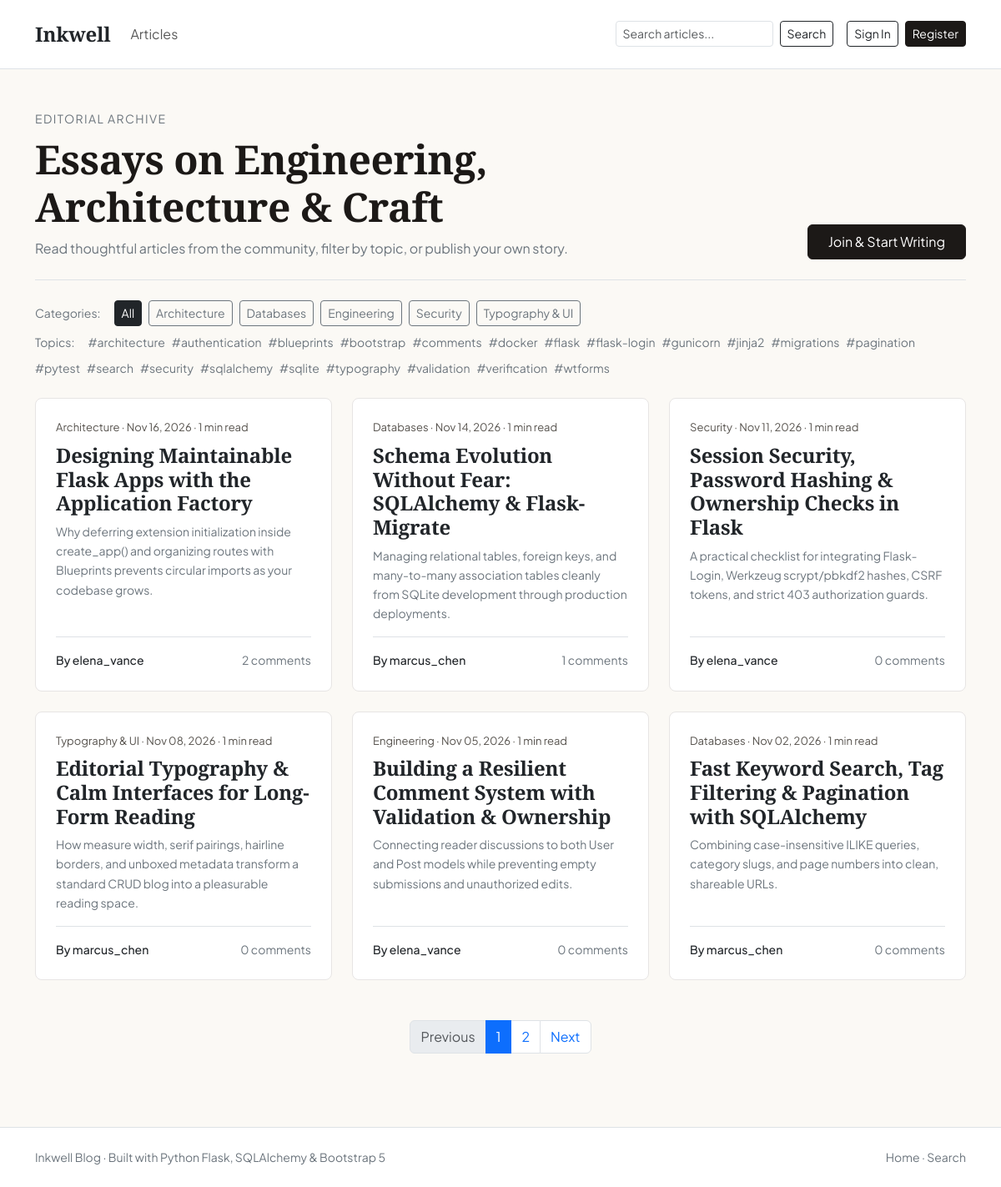
The page / on the database its author committed.
### flask_blog/app/models.py (models this page shows, shortened)
class Category(db.Model):
    __tablename__ = "categories"
    id = db.Column(db.Integer, primary_key=True)
    name = db.Column(db.String(50), unique=True, nullable=False, index=True)
    slug = db.Column(db.String(60), unique=True, nullable=False, index=True)
    posts = db.relationship("Post", back_populates="category", lazy="dynamic")

class Tag(db.Model):
    __tablename__ = "tags"
    id = db.Column(db.Integer, primary_key=True)
    name = db.Column(db.String(40), unique=True, nullable=False, index=True)
    posts = db.relationship("Post", secondary=post_tags, back_populates="tags")

class Post(db.Model):
    __tablename__ = "posts"
    id = db.Column(db.Integer, primary_key=True)
    title = db.Column(db.String(160), nullable=False, index=True)
    summary = db.Column(db.String(280), default="", nullable=False)
    content = db.Column(db.Text, nullable=False)
    created_at = db.Column(db.DateTime(timezone=True), default=utc_now, nullable=False, index=True)
    updated_at = db.Column(db.DateTime(timezone=True), default=utc_now, onupdate=utc_now, nullable=False)
    user_id = db.Column(db.Integer, db.ForeignKey("users.id", ondelete="CASCADE"), nullable=False, index=True)
    category_id = db.Column(db.Integer, db.ForeignKey("categories.id", ondelete="SET NULL"), nullable=True, index=True)
    author = db.relationship("User", back_populates="posts")
    category = db.relationship("Category", back_populates="posts")
    tags = db.relationship("Tag", secondary=post_tags, back_populates="posts")
    comments = db.relationship(
        "Comment",
        back_populates="post",
        cascade="all, delete-orphan",
        order_by="Comment.created_at.desc()",
    )
    @property
    def reading_minutes(self) -> int:
        word_count = len((self.content or "").split())
        return max(1, round(word_count / 200))

class User(UserMixin, db.Model):
    __tablename__ = "users"
    id = db.Column(db.Integer, primary_key=True)
    username = db.Column(db.String(40), unique=True, nullable=False, index=True)
    email = db.Column(db.String(120), unique=True, nullable=False, index=True)
    password_hash = db.Column(db.String(256), nullable=False)
    bio = db.Column(db.String(300), default="", nullable=False)
    created_at = db.Column(db.DateTime(timezone=True), default=utc_now, nullable=False)
    posts = db.relationship("Post", back_populates="author", cascade="all, delete-orphan", lazy="dynamic")
    comments = db.relationship("Comment", back_populates="author", cascade="all, delete-orphan", lazy="dynamic")

### flask_blog/app/main/routes.py (the view)
@main_bp.route("/")
def index():
    page = request.args.get("page", 1, type=int)
    category_slug = request.args.get("category", "").strip()
    tag_name = request.args.get("tag", "").strip()
    query = Post.query
    active_category = None
    active_tag = None
    if category_slug:
        active_category = Category.query.filter_by(slug=category_slug).first()
        if active_category:
            query = query.filter(Post.category_id == active_category.id)
        else:
            query = query.filter(Post.id == -1)
    if tag_name:
        active_tag = Tag.query.filter(Tag.name.ilike(tag_name)).first()
        if active_tag:
            query = query.filter(Post.tags.any(Tag.id == active_tag.id))
        else:
            query = query.filter(Post.id == -1)
    per_page = current_app.config.get("POSTS_PER_PAGE", 6)
    posts = query.order_by(Post.created_at.desc()).paginate(page=page, per_page=per_page, error_out=False)
    categories = Category.query.order_by(Category.name.asc()).all()
    tags = Tag.query.order_by(Tag.name.asc()).all()
    return render_template(
        "main/index.html",
        title="Home",
        posts=posts,
        categories=categories,
        tags=tags,
        active_category=active_category,
        active_tag=active_tag,
    )

### flask_blog/app/templates/main/index.html
{% extends "base.html" %}
{% block content %}
<section class="pb-4 mb-4 border-bottom">
  <div class="row align-items-end g-3">
    <div class="col-lg-8">
      <p class="text-uppercase small text-secondary mb-2" style="letter-spacing: 0.1em;">Editorial Archive</p>
      <h1 class="display-5 fw-bold mb-2">Essays on Engineering, Architecture &amp; Craft</h1>
      <p class="text-secondary mb-0">Read thoughtful articles from the community, filter by topic, or publish your own story.</p>
    </div>
    <div class="col-lg-4 text-lg-end">
      {% if current_user.is_authenticated %}
        <a href="{{ url_for('posts.create_post') }}" class="btn btn-editorial px-4 py-2">Write an Article</a>
      {% else %}
        <a href="{{ url_for('auth.register') }}" class="btn btn-editorial px-4 py-2">Join &amp; Start Writing</a>
      {% endif %}
    </div>
  </div>
</section>
<section class="mb-4">
  <div class="d-flex flex-wrap align-items-center gap-2 mb-2">
    <span class="small text-secondary me-2">Categories:</span>
    <a href="{{ url_for('main.index') }}" class="btn btn-sm {{ 'btn-dark' if not active_category else 'btn-outline-secondary' }}">All</a>
    {% for cat in categories %}
      <a href="{{ url_for('main.index', category=cat.slug) }}"
         class="btn btn-sm {{ 'btn-dark' if active_category and active_category.id == cat.id else 'btn-outline-secondary' }}">
        {{ cat.name }}
      </a>
    {% endfor %}
  </div>
  {% if tags %}
    <div class="d-flex flex-wrap align-items-center gap-2">
      <span class="small text-secondary me-2">Topics:</span>
      {% for tag in tags %}
        <a href="{{ url_for('main.index', tag=tag.name) }}"
           class="small text-decoration-none {{ 'fw-bold text-dark' if active_tag and active_tag.id == tag.id else 'text-secondary' }}">
          #{{ tag.name }}
        </a>
      {% endfor %}
    </div>
  {% endif %}
</section>
{% if posts.items %}
  <div class="row g-4">
    {% for post in posts.items %}
      <div class="col-md-6 col-lg-4">
        <article class="editorial-card h-100 p-4 d-flex flex-column justify-content-between">
          <div>
            <div class="meta-line mb-2">
              <span>{{ post.category.name if post.category else 'General' }}</span>
              <span> &middot; </span>
              <span>{{ post.created_at.strftime('%b %d, %Y') }}</span>
              <span> &middot; </span>
              <span>{{ post.reading_minutes }} min read</span>
            </div>
            <h2 class="h4 fw-bold mb-2">
              <a href="{{ url_for('posts.post_detail', post_id=post.id) }}" class="text-decoration-none text-dark">
                {{ post.title }}
              </a>
            </h2>
            <p class="text-secondary small mb-3">
              {{ post.summary or (post.content | striptags | truncate(140)) }}
            </p>
          </div>
          <div class="pt-3 border-top d-flex justify-content-between align-items-center small">
            <a href="{{ url_for('auth.user_profile', username=post.author.username) }}" class="text-decoration-none text-dark fw-medium">
              By {{ post.author.username }}
            </a>
            <span class="text-secondary">{{ post.comments|length }} comments</span>
          </div>
        </article>
      </div>
    {% endfor %}
  </div>
  {% if posts.pages > 1 %}
    <nav aria-label="Blog pagination" class="mt-5">
      <ul class="pagination justify-content-center">
        <li class="page-item {{ 'disabled' if not posts.has_prev }}">
          <a class="page-link" href="{{ url_for('main.index', page=posts.prev_num, category=active_category.slug if active_category else None, tag=active_tag.name if active_tag else None) }}">Previous</a>
        </li>
        {% for page_num in posts.iter_pages(left_edge=1, right_edge=1, left_current=2, right_current=2) %}
          {% if page_num %}
            <li class="page-item {{ 'active' if page_num == posts.page }}">
              <a class="page-link" href="{{ url_for('main.index', page=page_num, category=active_category.slug if active_category else None, tag=active_tag.name if active_tag else None) }}">{{ page_num }}</a>
            </li>
          {% else %}
            <li class="page-item disabled"><span class="page-link">&hellip;</span></li>
          {% endif %}
        {% endfor %}
        <li class="page-item {{ 'disabled' if not posts.has_next }}">
          <a class="page-link" href="{{ url_for('main.index', page=posts.next_num, category=active_category.slug if active_category else None, tag=active_tag.name if active_tag else None) }}">Next</a>
        </li>
      </ul>
    </nav>
  {% endif %}
{% else %}
  <div class="bg-white border rounded p-5 text-center">
    <h2 class="h4 mb-2">No articles found</h2>
    <p class="text-secondary mb-3">There are no posts matching the selected filter yet.</p>
    <a href="{{ url_for('main.index') }}" class="btn btn-outline-dark btn-sm">Clear Filters</a>
  </div>
{% endif %}
{% endblock %}

### flask_blog/app/templates/base.html (shortened to what this page needs)
<!doctype html>
<html lang="en">
<head>
  <link href="https://cdn.jsdelivr.net/npm/bootstrap@5.3.3/dist/css/bootstrap.min.css" rel="stylesheet" />
  <link rel="stylesheet" href="{{ url_for('static', filename='css/style.css') }}" />
</head>
<body class="d-flex flex-column min-vh-100">
  <nav class="navbar navbar-expand-lg border-bottom bg-white sticky-top py-3">
    <div class="container">
      <a class="navbar-brand editorial-title fs-4 fw-bold text-dark" href="{{ url_for('main.index') }}">
        Inkwell
      </a>
      <div class="collapse navbar-collapse" id="mainNav">
        <ul class="navbar-nav me-auto mb-2 mb-lg-0 gap-lg-2">
          <li class="nav-item">
            <a class="nav-link" href="{{ url_for('main.index') }}">Articles</a>
          </li>
        </ul>
        <form class="d-flex me-lg-3 my-2 my-lg-0" action="{{ url_for('main.search') }}" method="get" role="search">
          <input class="form-control form-control-sm me-2" type="search" name="q" value="{{ request.args.get('q', '') }}" placeholder="Search articles..." aria-label="Search articles" />
          <button class="btn btn-outline-dark btn-sm" type="submit">Search</button>
        </form>
        <div class="d-flex align-items-center gap-2">
          {% if current_user.is_authenticated %}
            <span class="small text-secondary me-1">Signed in as <strong>{{ current_user.username }}</strong></span>
            <form action="{{ url_for('auth.logout') }}" method="post" class="d-inline">
              <input type="hidden" name="csrf_token" value="{{ csrf_token() }}" />
              <button type="submit" class="btn btn-outline-secondary btn-sm">Sign Out</button>
            </form>
          {% else %}
            <a href="{{ url_for('auth.login') }}" class="btn btn-outline-dark btn-sm">Sign In</a>
            <a href="{{ url_for('auth.register') }}" class="btn btn-editorial btn-sm">Register</a>
          {% endif %}
        </div>
      </div>
    </div>
  </nav>
  <main class="container py-4 flex-grow-1">
    {% block content %}{% endblock %}
  </main>
  <footer class="border-top bg-white py-4 mt-5">
    <div class="container d-flex flex-column flex-md-row justify-content-between align-items-center gap-2 small text-secondary">
      <span>Inkwell Blog &middot; Built with Python Flask, SQLAlchemy &amp; Bootstrap 5</span>
      <span><a href="{{ url_for('main.index') }}" class="text-decoration-none text-secondary">Home</a> &middot; <a href="{{ url_for('main.search') }}" class="text-decoration-none text-secondary">Search</a></span>
    </div>
  </footer>
</body>
</html>

### flask_blog/app/static/css/style.css (style rules this page uses)
:root { --inkwell-paper: #fbf9f5; --inkwell-ink: #1c1917; --inkwell-muted: #57534e; --inkwell-border: #e7e5e4; --inkwell-accent: #9a3412; }
body { background-color: var(--inkwell-paper); color: var(--inkwell-ink); font-family: 'Plus Jakarta Sans', system-ui, -apple-system, sans-serif; line-height: 1.65; }
h1, h2, h3, .editorial-title { font-family: 'Playfair Display', Georgia, serif; letter-spacing: -0.01em; }
.editorial-card { background: #ffffff; border: 1px solid var(--inkwell-border); border-radius: 0.5rem; transition: border-color 150ms ease, transform 150ms ease; }
.btn-editorial { background-color: var(--inkwell-ink); color: #ffffff; border-color: var(--inkwell-ink); }
.meta-line { font-size: 0.8125rem; color: var(--inkwell-muted); }

### rows shown on the page
Category: name "Architecture"
Category: name "Databases"
Category: name "Engineering"
Category: name "Security"
Category: name "Typography & UI"
Tag: name "architecture"
Tag: name "authentication"
Tag: name "blueprints"
Tag: name "bootstrap"
Tag: name "comments"
Tag: name "docker"
Tag: name "flask"
Tag: name "flask-login"
Tag: name "gunicorn"
Tag: name "jinja2"
Tag: name "migrations"
Tag: name "pagination"
Tag: name "pytest"
Tag: name "search"
Tag: name "security"
Tag: name "sqlalchemy"
Tag: name "sqlite"
Tag: name "typography"
Tag: name "validation"
Tag: name "verification"
Tag: name "wtforms"
Post: category "Architecture", created_at "Nov 16, 2026", reading_minutes "1", title "Designing Maintainable Flask Apps with the Application Factory", summary "Why deferring extension initialization inside create_app() and organizing routes with Blueprints prevents circular imports as your codebase grows.", author.username "elena_vance", comments|length "2"
Post: category "Databases", created_at "Nov 14, 2026", reading_minutes "1", title "Schema Evolution Without Fear: SQLAlchemy & Flask-Migrate", summary "Managing relational tables, foreign keys, and many-to-many association tables cleanly from SQLite development through production deployments.", author.username "marcus_chen", comments|length "1"
Post: category "Security", created_at "Nov 11, 2026", reading_minutes "1", title "Session Security, Password Hashing & Ownership Checks in Flask", summary "A practical checklist for integrating Flask-Login, Werkzeug scrypt/pbkdf2 hashes, CSRF tokens, and strict 403 authorization guards.", author.username "elena_vance", comments|length "0"
Post: category "Typography & UI", created_at "Nov 08, 2026", reading_minutes "1", title "Editorial Typography & Calm Interfaces for Long-Form Reading", summary "How measure width, serif pairings, hairline borders, and unboxed metadata transform a standard CRUD blog into a pleasurable reading space.", author.username "marcus_chen", comments|length "0"
Post: category "Engineering", created_at "Nov 05, 2026", reading_minutes "1", title "Building a Resilient Comment System with Validation & Ownership", summary "Connecting reader discussions to both User and Post models while preventing empty submissions and unauthorized edits.", author.username "elena_vance", comments|length "0"
Post: category "Databases", created_at "Nov 02, 2026", reading_minutes "1", title "Fast Keyword Search, Tag Filtering & Pagination with SQLAlchemy", summary "Combining case-insensitive ILIKE queries, category slugs, and page numbers into clean, shareable URLs.", author.username "marcus_chen", comments|length "0"

### other values the page prints
{{ page_num }} "1" "2"
